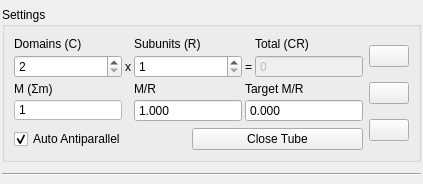
<?xml version="1.0" encoding="UTF-8"?>
<ui version="4.0">
 <class>Form</class>
 <widget class="QWidget" name="Form">
  <property name="geometry">
   <rect>
    <x>0</x>
    <y>0</y>
    <width>423</width>
    <height>184</height>
   </rect>
  </property>
  <property name="windowTitle">
   <string>Form</string>
  </property>
  <layout class="QVBoxLayout" name="verticalLayout">
   <property name="leftMargin">
    <number>2</number>
   </property>
   <property name="topMargin">
    <number>2</number>
   </property>
   <property name="rightMargin">
    <number>2</number>
   </property>
   <property name="bottomMargin">
    <number>2</number>
   </property>
   <item>
    <widget class="QGroupBox" name="config">
     <property name="sizePolicy">
      <sizepolicy hsizetype="Preferred" vsizetype="Fixed">
       <horstretch>0</horstretch>
       <verstretch>0</verstretch>
      </sizepolicy>
     </property>
     <property name="maximumSize">
      <size>
       <width>16777215</width>
       <height>155</height>
      </size>
     </property>
     <property name="title">
      <string>Settings</string>
     </property>
     <layout class="QGridLayout" name="settings_area">
      <item row="1" column="5">
       <layout class="QGridLayout" name="gridLayout">
        <property name="sizeConstraint">
         <enum>QLayout::SetMinimumSize</enum>
        </property>
        <property name="spacing">
         <number>3</number>
        </property>
        <item row="1" column="1">
         <widget class="QLabel" name="times">
          <property name="text">
           <string>x</string>
          </property>
          <property name="alignment">
           <set>Qt::AlignCenter</set>
          </property>
         </widget>
        </item>
        <item row="1" column="2">
         <widget class="QSpinBox" name="symmetry">
          <property name="sizePolicy">
           <sizepolicy hsizetype="Expanding" vsizetype="Fixed">
            <horstretch>0</horstretch>
            <verstretch>0</verstretch>
           </sizepolicy>
          </property>
          <property name="statusTip">
           <string>Symmetry factor; number of total subunits of m length</string>
          </property>
          <property name="suffix">
           <string/>
          </property>
          <property name="minimum">
           <number>1</number>
          </property>
         </widget>
        </item>
        <item row="1" column="4">
         <widget class="QSpinBox" name="total_count">
          <property name="enabled">
           <bool>false</bool>
          </property>
          <property name="sizePolicy">
           <sizepolicy hsizetype="Expanding" vsizetype="Fixed">
            <horstretch>0</horstretch>
            <verstretch>0</verstretch>
           </sizepolicy>
          </property>
          <property name="statusTip">
           <string>Total number of domains, including domains from all subunits</string>
          </property>
          <property name="readOnly">
           <bool>false</bool>
          </property>
          <property name="buttonSymbols">
           <enum>QAbstractSpinBox::NoButtons</enum>
          </property>
          <property name="suffix">
           <string/>
          </property>
          <property name="minimum">
           <number>0</number>
          </property>
          <property name="maximum">
           <number>999999</number>
          </property>
         </widget>
        </item>
        <item row="0" column="0">
         <widget class="QLabel" name="label_2">
          <property name="toolTip">
           <string/>
          </property>
          <property name="statusTip">
           <string>Number of domains for each subunit of domains</string>
          </property>
          <property name="text">
           <string>Domains (C)</string>
          </property>
         </widget>
        </item>
        <item row="1" column="3">
         <widget class="QLabel" name="equals">
          <property name="text">
           <string>=</string>
          </property>
          <property name="alignment">
           <set>Qt::AlignCenter</set>
          </property>
         </widget>
        </item>
        <item row="1" column="0">
         <widget class="QSpinBox" name="subunit_count">
          <property name="sizePolicy">
           <sizepolicy hsizetype="Expanding" vsizetype="Fixed">
            <horstretch>0</horstretch>
            <verstretch>0</verstretch>
           </sizepolicy>
          </property>
          <property name="statusTip">
           <string>Number of domains for each subunit of domains</string>
          </property>
          <property name="suffix">
           <string/>
          </property>
          <property name="minimum">
           <number>2</number>
          </property>
          <property name="maximum">
           <number>999</number>
          </property>
         </widget>
        </item>
        <item row="0" column="2">
         <widget class="QLabel" name="label">
          <property name="toolTip">
           <string>Symmetry factor</string>
          </property>
          <property name="statusTip">
           <string>Symmetry factor; number of total subunits of m length</string>
          </property>
          <property name="text">
           <string>Subunits (R)</string>
          </property>
         </widget>
        </item>
        <item row="0" column="4">
         <widget class="QLabel" name="label_3">
          <property name="toolTip">
           <string/>
          </property>
          <property name="statusTip">
           <string>Total number of domains, including domains from all subunits</string>
          </property>
          <property name="text">
           <string>Total (CR)</string>
          </property>
         </widget>
        </item>
        <item row="4" column="3" colspan="2">
         <widget class="QDoubleSpinBox" name="target_M_over_R">
          <property name="enabled">
           <bool>true</bool>
          </property>
          <property name="sizePolicy">
           <sizepolicy hsizetype="Expanding" vsizetype="Fixed">
            <horstretch>0</horstretch>
            <verstretch>0</verstretch>
           </sizepolicy>
          </property>
          <property name="statusTip">
           <string>The sum the interior angle multiple for all the domains in a given subunit needs to be for the tube to be closed</string>
          </property>
          <property name="styleSheet">
           <string notr="true"/>
          </property>
          <property name="readOnly">
           <bool>true</bool>
          </property>
          <property name="buttonSymbols">
           <enum>QAbstractSpinBox::NoButtons</enum>
          </property>
          <property name="decimals">
           <number>3</number>
          </property>
          <property name="maximum">
           <double>999.000000000000000</double>
          </property>
         </widget>
        </item>
        <item row="2" column="2">
         <widget class="QLabel" name="label_5">
          <property name="statusTip">
           <string>The sum of the interior angle multiple for all the domains in a given subunit</string>
          </property>
          <property name="text">
           <string>M/R</string>
          </property>
         </widget>
        </item>
        <item row="2" column="3" colspan="2">
         <widget class="QLabel" name="label_6">
          <property name="statusTip">
           <string>The sum the interior angle multiple for all the domains in a given subunit needs to be for the tube to be closed</string>
          </property>
          <property name="text">
           <string>Target M/R</string>
          </property>
         </widget>
        </item>
        <item row="2" column="0">
         <widget class="QLabel" name="label_4">
          <property name="statusTip">
           <string>The sum of the interior angle multiple for all the domains across all subunits</string>
          </property>
          <property name="text">
           <string>M (Σm)</string>
          </property>
         </widget>
        </item>
        <item row="4" column="2">
         <widget class="QDoubleSpinBox" name="M_over_R">
          <property name="enabled">
           <bool>true</bool>
          </property>
          <property name="sizePolicy">
           <sizepolicy hsizetype="Expanding" vsizetype="Fixed">
            <horstretch>0</horstretch>
            <verstretch>0</verstretch>
           </sizepolicy>
          </property>
          <property name="statusTip">
           <string>The sum of the interior angle multiple for all the domains in a given subunit</string>
          </property>
          <property name="styleSheet">
           <string notr="true"/>
          </property>
          <property name="readOnly">
           <bool>true</bool>
          </property>
          <property name="buttonSymbols">
           <enum>QAbstractSpinBox::NoButtons</enum>
          </property>
          <property name="prefix">
           <string/>
          </property>
          <property name="decimals">
           <number>3</number>
          </property>
          <property name="minimum">
           <double>1.000000000000000</double>
          </property>
          <property name="maximum">
           <double>999.000000000000000</double>
          </property>
         </widget>
        </item>
        <item row="4" column="0">
         <widget class="QSpinBox" name="M">
          <property name="enabled">
           <bool>false</bool>
          </property>
          <property name="sizePolicy">
           <sizepolicy hsizetype="Expanding" vsizetype="Fixed">
            <horstretch>0</horstretch>
            <verstretch>0</verstretch>
           </sizepolicy>
          </property>
          <property name="statusTip">
           <string>The sum of the interior angle multiple for all the domains across all subunits</string>
          </property>
          <property name="styleSheet">
           <string notr="true">QSpinBox::disabled{background: rgb(255, 255, 255);
                                                color: rgb(0, 0, 0)}
                                            </string>
          </property>
          <property name="buttonSymbols">
           <enum>QAbstractSpinBox::NoButtons</enum>
          </property>
          <property name="minimum">
           <number>1</number>
          </property>
          <property name="maximum">
           <number>999</number>
          </property>
         </widget>
        </item>
       </layout>
      </item>
      <item row="1" column="6" rowspan="2">
       <layout class="QVBoxLayout" name="verticalLayout_2">
        <item>
         <widget class="QPushButton" name="update_table_button">
          <property name="sizePolicy">
           <sizepolicy hsizetype="Fixed" vsizetype="Fixed">
            <horstretch>0</horstretch>
            <verstretch>0</verstretch>
           </sizepolicy>
          </property>
          <property name="text">
           <string/>
          </property>
         </widget>
        </item>
        <item>
         <widget class="QPushButton" name="save_domains_button">
          <property name="sizePolicy">
           <sizepolicy hsizetype="Fixed" vsizetype="Fixed">
            <horstretch>0</horstretch>
            <verstretch>0</verstretch>
           </sizepolicy>
          </property>
          <property name="text">
           <string/>
          </property>
         </widget>
        </item>
        <item>
         <widget class="QPushButton" name="load_domains_button">
          <property name="text">
           <string/>
          </property>
         </widget>
        </item>
       </layout>
      </item>
      <item row="2" column="5">
       <layout class="QHBoxLayout" name="horizontalLayout_2">
        <item>
         <widget class="QCheckBox" name="auto_antiparallel">
          <property name="text">
           <string>Auto Antiparallel</string>
          </property>
          <property name="checked">
           <bool>true</bool>
          </property>
         </widget>
        </item>
        <item>
         <widget class="QPushButton" name="close_tube_button">
          <property name="text">
           <string>Close Tube</string>
          </property>
         </widget>
        </item>
       </layout>
      </item>
     </layout>
    </widget>
   </item>
   <item>
    <widget class="Line" name="line">
     <property name="orientation">
      <enum>Qt::Horizontal</enum>
     </property>
    </widget>
   </item>
  </layout>
 </widget>
 <resources/>
 <connections/>
</ui>
